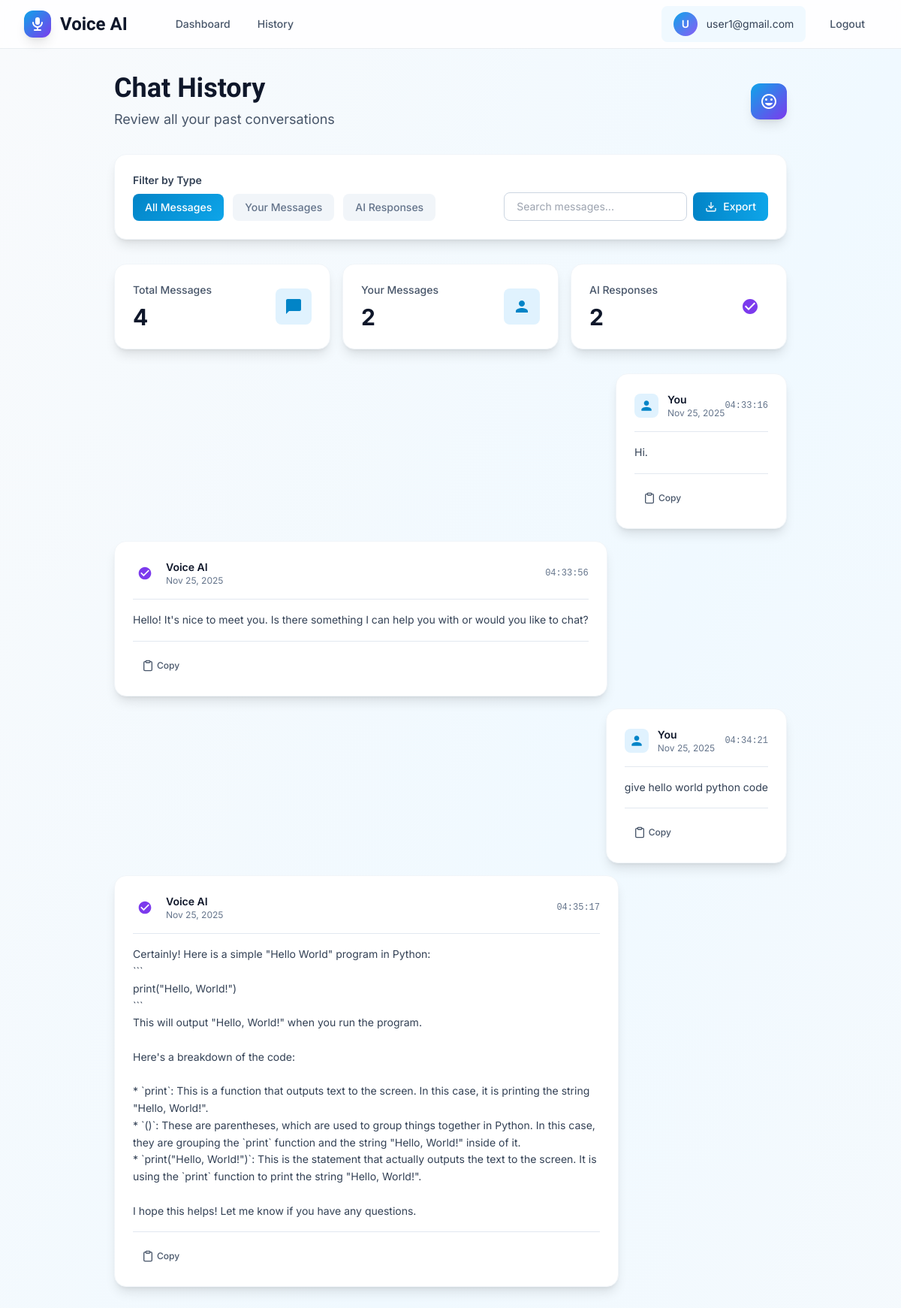
The app's page /history (signed in) with its own data.
### models.py (models this page shows)
class User(UserMixin, db.Model):
    __tablename__ = "users"
    id = db.Column(db.Integer, primary_key=True)
    username = db.Column(db.String(150), unique=True, nullable=False)
    password_hash = db.Column(db.String(256), nullable=False)
    created_at = db.Column(db.DateTime, default=datetime.utcnow)

class ChatMessage(db.Model):
    __tablename__ = "chat_messages"
    id = db.Column(db.Integer, primary_key=True)
    user_id = db.Column(db.Integer, db.ForeignKey("users.id"), nullable=False)
    role = db.Column(db.String(10), nullable=False)  # 'user' or 'assistant'
    text = db.Column(db.Text, nullable=False)
    created_at = db.Column(db.DateTime, default=datetime.utcnow)

### app.py (the view)
    @app.route("/history")
    @login_required
    def history():
        msgs = ChatMessage.query.filter_by(user_id=current_user.id).order_by(ChatMessage.created_at.asc()).all()
        return render_template("history.html", messages=msgs)

### templates/history.html (shortened to what this page needs)
{% extends "base.html" %}
{% block content %}
<div class="min-h-[calc(100vh-4rem)] bg-gradient-to-br from-slate-50 via-primary-50 to-slate-50 px-4 py-8">
  <div class="max-w-4xl mx-auto">
    <div class="mb-8">
      <div class="flex items-center justify-between mb-2">
        <div>
          <h1 class="text-4xl font-bold font-display text-slate-900 mb-2">Chat History</h1>
          <p class="text-lg text-slate-600">Review all your past conversations</p>
        </div>
        <div class="text-right">
          <div class="h-12 w-12 rounded-xl bg-gradient-to-br from-primary-500 to-accent-600 flex items-center justify-center shadow-lg">
          </div>
        </div>
      </div>
    </div>
    <div class="bg-white rounded-2xl shadow-lg border border-slate-100 p-6 mb-8">
      <div class="flex flex-col md:flex-row gap-4 items-end">
        <div class="flex-1">
          <label class="block text-sm font-semibold text-slate-700 mb-2">Filter by Type</label>
          <div class="flex gap-3">
            <button
              onclick="filterMessages('all')"
              class="filter-btn px-4 py-2 rounded-lg font-medium transition-all text-sm active"
              data-filter="all"
            >
              All Messages
            </button>
            <button
              onclick="filterMessages('user')"
              class="filter-btn px-4 py-2 rounded-lg font-medium transition-all text-sm"
              data-filter="user"
            >
              Your Messages
            </button>
            <button
              onclick="filterMessages('assistant')"
              class="filter-btn px-4 py-2 rounded-lg font-medium transition-all text-sm"
              data-filter="assistant"
            >
              AI Responses
            </button>
          </div>
        </div>
        <div class="flex gap-2 w-full md:w-auto">
          <input
            type="text"
            id="searchInput"
            placeholder="Search messages..."
            class="flex-1 px-4 py-2 border border-slate-300 rounded-lg focus:ring-2 focus:ring-primary-500 focus:border-transparent transition-all text-sm"
            onkeyup="searchMessages()"
          />
          <button
            onclick="exportHistory()"
            class="bg-gradient-to-r from-primary-600 to-primary-500 hover:from-primary-700 hover:to-primary-600 text-white px-4 py-2 rounded-lg font-medium transition-all text-sm flex items-center gap-2"
          >
            <svg xmlns="http://www.w3.org/2000/svg" class="h-4 w-4" viewBox="0 0 24 24" fill="none" stroke="currentColor" stroke-width="2">
              <path d="M21 15v4a2 2 0 0 1-2 2H5a2 2 0 0 1-2-2v-4"></path>
              <polyline points="7 10 12 15 17 10"></polyline>
              <line x1="12" y1="15" x2="12" y2="3"></line>
            </svg>
            Export
          </button>
        </div>
      </div>
    </div>
    {% if messages %}
    <div class="grid md:grid-cols-3 gap-4 mb-8">
      <div class="bg-white rounded-2xl shadow-lg border border-slate-100 p-6">
        <div class="flex items-center justify-between">
          <div>
            <p class="text-slate-600 text-sm font-medium">Total Messages</p>
            <p class="text-3xl font-bold text-slate-900 mt-2">{{ messages|length }}</p>
          </div>
          <div class="h-12 w-12 rounded-lg bg-primary-100 flex items-center justify-center">
            <svg xmlns="http://www.w3.org/2000/svg" class="h-6 w-6 text-primary-600" viewBox="0 0 24 24" fill="currentColor">
              <path d="M20 2H4c-1.1 0-2 .9-2 2v18l4-4h14c1.1 0 2-.9 2-2V4c0-1.1-.9-2-2-2z"></path>
            </svg>
          </div>
        </div>
      </div>
      <div class="bg-white rounded-2xl shadow-lg border border-slate-100 p-6">
        <div class="flex items-center justify-between">
          <div>
            <p class="text-slate-600 text-sm font-medium">Your Messages</p>
            <p class="text-3xl font-bold text-slate-900 mt-2">{{ messages|selectattr('role', 'equalto', 'user')|list|length }}</p>
          </div>
          <div class="h-12 w-12 rounded-lg bg-primary-100 flex items-center justify-center">
            <svg xmlns="http://www.w3.org/2000/svg" class="h-6 w-6 text-primary-600" viewBox="0 0 24 24" fill="currentColor">
              <path d="M12 12c2.21 0 4-1.79 4-4s-1.79-4-4-4-4 1.79-4 4 1.79 4 4 4zm0 2c-2.67 0-8 1.34-8 4v2h16v-2c0-2.66-5.33-4-8-4z"></path>
            </svg>
          </div>
        </div>
      </div>
      <div class="bg-white rounded-2xl shadow-lg border border-slate-100 p-6">
        <div class="flex items-center justify-between">
          <div>
            <p class="text-slate-600 text-sm font-medium">AI Responses</p>
            <p class="text-3xl font-bold text-slate-900 mt-2">{{ messages|selectattr('role', 'equalto', 'assistant')|list|length }}</p>
          </div>
          <div class="h-12 w-12 rounded-lg bg-accent-100 flex items-center justify-center">
            <svg xmlns="http://www.w3.org/2000/svg" class="h-6 w-6 text-accent-600" viewBox="0 0 24 24" fill="currentColor">
              <path d="M12 2C6.48 2 2 6.48 2 12s4.48 10 10 10 10-4.48 10-10S17.52 2 12 2zm-2 15l-5-5 1.41-1.41L10 14.17l7.59-7.59L19 8l-9 9z"></path>
            </svg>
          </div>
        </div>
      </div>
    </div>
    {% endif %}
    {% if messages %}
    <div id="messagesContainer" class="space-y-4">
      {% for m in messages %}
      <div class="message-item {% if m.role=='user' %}user-message{% else %}assistant-message{% endif %}" data-role="{{ m.role }}" data-text="{{ m.text|lower }}">
        <div class="flex {% if m.role=='user' %}justify-end{% else %}justify-start{% endif %}">
          <div class="max-w-2xl">
            <div class="bg-white rounded-2xl shadow-lg border border-slate-100 p-6 hover:shadow-xl transition-all duration-200">
              <div class="flex items-center justify-between mb-4 pb-4 border-b border-slate-200">
                <div class="flex items-center gap-3">
                  {% if m.role=='user' %}
                    <div class="h-8 w-8 rounded-lg bg-primary-100 flex items-center justify-center">
                      <svg xmlns="http://www.w3.org/2000/svg" class="h-5 w-5 text-primary-600" viewBox="0 0 24 24" fill="currentColor">
                        <path d="M12 12c2.21 0 4-1.79 4-4s-1.79-4-4-4-4 1.79-4 4 1.79 4 4 4zm0 2c-2.67 0-8 1.34-8 4v2h16v-2c0-2.66-5.33-4-8-4z"></path>
                      </svg>
                    </div>
                    <div>
                      <p class="text-sm font-semibold text-slate-900">You</p>
                      <p class="text-xs text-slate-500">{{ m.created_at.strftime('%b %d, %Y') }}</p>
                    </div>
                  {% else %}
                    <div class="h-8 w-8 rounded-lg bg-accent-100 flex items-center justify-center">
                      <svg xmlns="http://www.w3.org/2000/svg" class="h-5 w-5 text-accent-600" viewBox="0 0 24 24" fill="currentColor">
                        <path d="M12 2C6.48 2 2 6.48 2 12s4.48 10 10 10 10-4.48 10-10S17.52 2 12 2zm-2 15l-5-5 1.41-1.41L10 14.17l7.59-7.59L19 8l-9 9z"></path>
                      </svg>
                    </div>
                    <div>
                      <p class="text-sm font-semibold text-slate-900">Voice AI</p>
                      <p class="text-xs text-slate-500">{{ m.created_at.strftime('%b %d, %Y') }}</p>
                    </div>
                  {% endif %}
                </div>
                <div class="text-right">
                  <p class="text-xs text-slate-500 font-mono">{{ m.created_at.strftime('%H:%M:%S') }}</p>
                </div>
              </div>
              <div class="prose prose-sm max-w-none">
                <p class="text-slate-700 leading-relaxed whitespace-pre-wrap text-sm">{{ m.text }}</p>
              </div>
              <div class="flex items-center gap-2 mt-4 pt-4 border-t border-slate-200">
                <button
                  class="copy-btn flex items-center gap-1 px-3 py-2 text-xs font-medium text-slate-600 hover:text-slate-900 hover:bg-slate-100 rounded-lg transition-all"
                  title="Copy message"
                  data-text="{{ m.text }}"
                >
                  <svg xmlns="http://www.w3.org/2000/svg" class="h-4 w-4" viewBox="0 0 24 24" fill="none" stroke="currentColor" stroke-width="2">
                    <path d="M16 4h2a2 2 0 0 1 2 2v14a2 2 0 0 1-2 2H6a2 2 0 0 1-2-2V6a2 2 0 0 1 2-2h2"></path>
                    <rect x="8" y="2" width="8" height="4" rx="1" ry="1"></rect>
                  </svg>
                  Copy
                </button>
              </div>
            </div>
          </div>
        </div>
      </div>
      {% endfor %}
    </div>
    {% endif %}
  </div>
</div>
{% endblock %}

### templates/base.html (shortened to what this page needs)
<!doctype html>
<html lang="en">
<head>
  <script src="https://cdn.tailwindcss.com"></script>
</head>
<body class="bg-slate-50 min-h-screen">
  <nav class="sticky top-0 z-50">
    <div class="max-w-7xl mx-auto px-4 sm:px-6 lg:px-8">
      <div class="flex justify-between items-center h-16">
        <div class="flex items-center">
          <div class="flex-shrink-0 flex items-center">
            <div class="h-9 w-9 bg-gradient-to-br from-primary-500 to-accent-600 rounded-xl flex items-center justify-center mr-3 shadow-lg">
            </div>
            <span class="text-2xl font-bold font-display text-slate-900">Voice AI</span>
          </div>
          <div class="hidden md:block ml-12">
            <div class="flex space-x-1">
              {% if current_user.is_authenticated %}
                <a href="{{ url_for('dashboard') }}" class="text-slate-600 hover:text-primary-600 px-4 py-2 rounded-lg text-sm font-medium transition-colors duration-200">Dashboard</a>
                <a href="{{ url_for('history') }}" class="text-slate-600 hover:text-primary-600 px-4 py-2 rounded-lg text-sm font-medium transition-colors duration-200">History</a>
              {% endif %}
            </div>
          </div>
        </div>
        <div class="flex items-center space-x-4">
          {% if current_user.is_authenticated %}
            <div class="hidden sm:flex items-center space-x-3 px-4 py-2 rounded-lg bg-primary-50">
              <div class="h-8 w-8 rounded-full bg-gradient-to-br from-primary-500 to-accent-500 flex items-center justify-center text-white font-semibold text-sm">
                {{ current_user.username[0].upper() }}
              </div>
              <span class="text-sm text-slate-700">{{ current_user.username }}</span>
            </div>
            <a href="{{ url_for('logout') }}" class="text-slate-600 hover:text-primary-600 px-4 py-2 rounded-lg text-sm font-medium transition-colors duration-200">Logout</a>
          {% else %}
            <a href="{{ url_for('login') }}" class="text-slate-600 hover:text-primary-600 px-4 py-2 rounded-lg text-sm font-medium transition-colors duration-200">Login</a>
            <a href="{{ url_for('signup') }}" class="btn-primary text-white px-6 py-2 rounded-lg text-sm font-semibold shadow-lg">Sign up</a>
          {% endif %}
        </div>
      </div>
    </div>
  </nav>
  <main class="min-h-[calc(100vh-4rem)]">
    {% block content %}{% endblock %}
  </main>
</body>
</html>

### templates/base.html (style rules this page uses)
nav { background: rgba(255, 255, 255, 0.8); backdrop-filter: blur(10px); border-bottom: 1px solid rgba(148, 163, 184, 0.2); }
body { font-family: 'Inter', system-ui, sans-serif; }

### templates/history.html (style rules this page uses)
.filter-btn { background-color: #f1f5f9; color: #64748b; }
.filter-btn:hover, .filter-btn.active { background: linear-gradient(135deg, #0284c7 0%, #0ea5e9 100%); color: white; }
.message-item { animation: slideInUp 0.3s ease-out; }
.prose p { margin: 0; }

### records on screen
User: username "U", username "user1@gmail.com"
ChatMessage: created_at "Nov 25, 2025", created_at "04:33:16", text "Hi."
ChatMessage: created_at "Nov 25, 2025", created_at "04:33:56", text "Hello! It's nice to meet you. Is there something I can help you with or would you like to chat?"
ChatMessage: created_at "Nov 25, 2025", created_at "04:34:21", text "give hello world python code"
ChatMessage: created_at "Nov 25, 2025", created_at "04:35:17", text "Certainly! Here is a simple \"Hello World\" program in Python: ``` print(\"Hello, World!\") ``` This will output \"Hello, World!\" when you run the program. Here's a breakdown of the code: * `print`: This is a function that outputs text to the screen. In this case, it is printing the string \"Hello, World!\". * `()`: These are parentheses, which are used to group things together in Python. In this case, they are grouping the `print` function and the string \"Hello, World!\" inside of it. * `print(\"Hello, World!\")`: This is the statement that actually outputs the text to the screen. It is using the `print` function to print the string \"Hello, World!\". I hope this helps! Let me know if you have any…"

### other values on screen
{{ messages|length }} "4"
{{ messages|selectattr('role', 'equalto', 'user')|list|length }} "2"
{{ messages|selectattr('role', 'equalto', 'assistant')|list|length }} "2"
